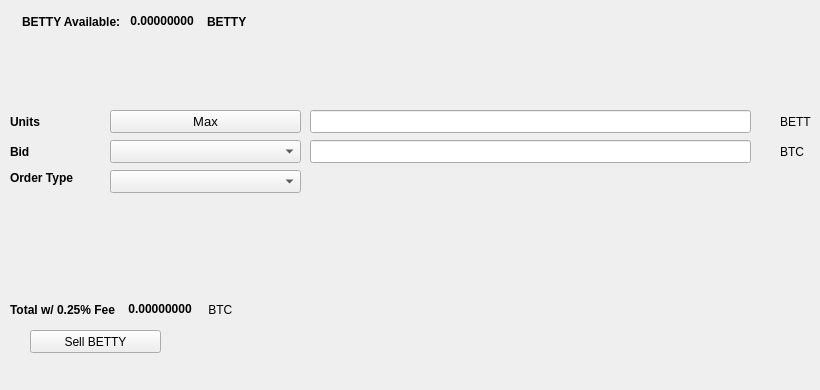
   <widget class="QWidget" name="SellTab">
    <attribute name="title">
     <string>Sell</string>
    </attribute>
    <widget class="QLabel" name="label_16">
     <property name="geometry">
      <rect>
       <x>780</x>
       <y>140</y>
       <width>31</width>
       <height>23</height>
      </rect>
     </property>
     <property name="text">
      <string>BTC</string>
     </property>
    </widget>
    <widget class="QComboBox" name="SellBidcomboBox">
     <property name="geometry">
      <rect>
       <x>110</x>
       <y>140</y>
       <width>191</width>
       <height>23</height>
      </rect>
     </property>
     <property name="font">
      <font>
       <pointsize>10</pointsize>
      </font>
     </property>
    </widget>
    <widget class="QLabel" name="label_18">
     <property name="geometry">
      <rect>
       <x>10</x>
       <y>110</y>
       <width>46</width>
       <height>23</height>
      </rect>
     </property>
     <property name="font">
      <font>
       <weight>75</weight>
       <bold>true</bold>
      </font>
     </property>
     <property name="text">
      <string>Units</string>
     </property>
    </widget>
    <widget class="QPushButton" name="Sell_Max_Amount">
     <property name="geometry">
      <rect>
       <x>110</x>
       <y>110</y>
       <width>191</width>
       <height>23</height>
      </rect>
     </property>
     <property name="font">
      <font>
       <pointsize>10</pointsize>
      </font>
     </property>
     <property name="text">
      <string>Max</string>
     </property>
    </widget>
    <widget class="QLabel" name="label_20">
     <property name="geometry">
      <rect>
       <x>10</x>
       <y>170</y>
       <width>91</width>
       <height>16</height>
      </rect>
     </property>
     <property name="font">
      <font>
       <weight>75</weight>
       <bold>true</bold>
      </font>
     </property>
     <property name="text">
      <string>Order Type</string>
     </property>
    </widget>
    <widget class="QComboBox" name="SellOrdertypeCombo">
     <property name="geometry">
      <rect>
       <x>110</x>
       <y>170</y>
       <width>191</width>
       <height>23</height>
      </rect>
     </property>
     <property name="font">
      <font>
       <pointsize>10</pointsize>
      </font>
     </property>
    </widget>
    <widget class="QLabel" name="label_21">
     <property name="geometry">
      <rect>
       <x>10</x>
       <y>140</y>
       <width>46</width>
       <height>23</height>
      </rect>
     </property>
     <property name="font">
      <font>
       <weight>75</weight>
       <bold>true</bold>
      </font>
     </property>
     <property name="text">
      <string>Bid</string>
     </property>
    </widget>
    <widget class="QLabel" name="label_22">
     <property name="geometry">
      <rect>
       <x>780</x>
       <y>110</y>
       <width>31</width>
       <height>23</height>
      </rect>
     </property>
     <property name="text">
      <string>BETTY</string>
     </property>
    </widget>
    <widget class="QLineEdit" name="UnitsInputBETTY">
     <property name="geometry">
      <rect>
       <x>310</x>
       <y>110</y>
       <width>441</width>
       <height>23</height>
      </rect>
     </property>
     <property name="font">
      <font>
       <pointsize>9</pointsize>
       <weight>75</weight>
       <bold>true</bold>
      </font>
     </property>
    </widget>
    <widget class="QLineEdit" name="SellBidPriceEdit">
     <property name="geometry">
      <rect>
       <x>310</x>
       <y>140</y>
       <width>441</width>
       <height>23</height>
      </rect>
     </property>
     <property name="font">
      <font>
       <pointsize>9</pointsize>
       <weight>75</weight>
       <bold>true</bold>
      </font>
     </property>
    </widget>
    <widget class="QPushButton" name="SellBETTYBTN">
     <property name="geometry">
      <rect>
       <x>30</x>
       <y>330</y>
       <width>131</width>
       <height>23</height>
      </rect>
     </property>
     <property name="text">
      <string>Sell BETTY</string>
     </property>
     <property name="icon">
      <iconset resource="../pivx">
       <normaloff>:/icons/bitcoin</normaloff>:/icons/bitcoin</iconset>
     </property>
    </widget>
    <widget class="QWidget" name="layoutWidget3">
     <property name="geometry">
      <rect>
       <x>22</x>
       <y>12</y>
       <width>258</width>
       <height>19</height>
      </rect>
     </property>
     <layout class="QHBoxLayout" name="horizontalLayout">
      <item>
       <widget class="QLabel" name="label232_2">
        <property name="font">
         <font>
          <weight>75</weight>
          <bold>true</bold>
         </font>
        </property>
        <property name="text">
         <string>BETTY Available:</string>
        </property>
       </widget>
      </item>
      <item>
       <widget class="QLabel" name="BETTYAvailableLabel">
        <property name="palette">
         <palette>
          <active>
           <colorrole role="WindowText">
            <brush brushstyle="SolidPattern">
             <color alpha="255">
              <red>0</red>
              <green>0</green>
              <blue>0</blue>
             </color>
            </brush>
           </colorrole>
           <colorrole role="Button">
            <brush brushstyle="SolidPattern">
             <color alpha="255">
              <red>0</red>
              <green>170</green>
              <blue>0</blue>
             </color>
            </brush>
           </colorrole>
           <colorrole role="Light">
            <brush brushstyle="SolidPattern">
             <color alpha="255">
              <red>0</red>
              <green>255</green>
              <blue>0</blue>
             </color>
            </brush>
           </colorrole>
           <colorrole role="Midlight">
            <brush brushstyle="SolidPattern">
             <color alpha="255">
              <red>0</red>
              <green>212</green>
              <blue>0</blue>
             </color>
            </brush>
           </colorrole>
           <colorrole role="Dark">
            <brush brushstyle="SolidPattern">
             <color alpha="255">
              <red>0</red>
              <green>85</green>
              <blue>0</blue>
             </color>
            </brush>
           </colorrole>
           <colorrole role="Mid">
            <brush brushstyle="SolidPattern">
             <color alpha="255">
              <red>0</red>
              <green>113</green>
              <blue>0</blue>
             </color>
            </brush>
           </colorrole>
           <colorrole role="Text">
            <brush brushstyle="SolidPattern">
             <color alpha="255">
              <red>0</red>
              <green>170</green>
              <blue>0</blue>
             </color>
            </brush>
           </colorrole>
           <colorrole role="BrightText">
            <brush brushstyle="SolidPattern">
             <color alpha="255">
              <red>255</red>
              <green>255</green>
              <blue>255</blue>
             </color>
            </brush>
           </colorrole>
           <colorrole role="ButtonText">
            <brush brushstyle="SolidPattern">
             <color alpha="255">
              <red>0</red>
              <green>0</green>
              <blue>0</blue>
             </color>
            </brush>
           </colorrole>
           <colorrole role="Base">
            <brush brushstyle="SolidPattern">
             <color alpha="255">
              <red>255</red>
              <green>255</green>
              <blue>255</blue>
             </color>
            </brush>
           </colorrole>
           <colorrole role="Window">
            <brush brushstyle="SolidPattern">
             <color alpha="255">
              <red>0</red>
              <green>170</green>
              <blue>0</blue>
             </color>
            </brush>
           </colorrole>
           <colorrole role="Shadow">
            <brush brushstyle="SolidPattern">
             <color alpha="255">
              <red>0</red>
              <green>0</green>
              <blue>0</blue>
             </color>
            </brush>
           </colorrole>
           <colorrole role="AlternateBase">
            <brush brushstyle="SolidPattern">
             <color alpha="255">
              <red>127</red>
              <green>212</green>
              <blue>127</blue>
             </color>
            </brush>
           </colorrole>
           <colorrole role="ToolTipBase">
            <brush brushstyle="SolidPattern">
             <color alpha="255">
              <red>255</red>
              <green>255</green>
              <blue>220</blue>
             </color>
            </brush>
           </colorrole>
           <colorrole role="ToolTipText">
            <brush brushstyle="SolidPattern">
             <color alpha="255">
              <red>0</red>
              <green>0</green>
              <blue>0</blue>
             </color>
            </brush>
           </colorrole>
          </active>
          <inactive>
           <colorrole role="WindowText">
            <brush brushstyle="SolidPattern">
             <color alpha="255">
              <red>0</red>
              <green>0</green>
              <blue>0</blue>
             </color>
            </brush>
           </colorrole>
           <colorrole role="Button">
            <brush brushstyle="SolidPattern">
             <color alpha="255">
              <red>0</red>
              <green>170</green>
              <blue>0</blue>
             </color>
            </brush>
           </colorrole>
           <colorrole role="Light">
            <brush brushstyle="SolidPattern">
             <color alpha="255">
              <red>0</red>
              <green>255</green>
              <blue>0</blue>
             </color>
            </brush>
           </colorrole>
           <colorrole role="Midlight">
            <brush brushstyle="SolidPattern">
             <color alpha="255">
              <red>0</red>
              <green>212</green>
              <blue>0</blue>
             </color>
            </brush>
           </colorrole>
           <colorrole role="Dark">
            <brush brushstyle="SolidPattern">
             <color alpha="255">
              <red>0</red>
              <green>85</green>
              <blue>0</blue>
             </color>
            </brush>
           </colorrole>
           <colorrole role="Mid">
            <brush brushstyle="SolidPattern">
             <color alpha="255">
              <red>0</red>
              <green>113</green>
              <blue>0</blue>
             </color>
            </brush>
           </colorrole>
           <colorrole role="Text">
            <brush brushstyle="SolidPattern">
             <color alpha="255">
              <red>0</red>
              <green>170</green>
              <blue>0</blue>
             </color>
            </brush>
           </colorrole>
           <colorrole role="BrightText">
            <brush brushstyle="SolidPattern">
             <color alpha="255">
              <red>255</red>
              <green>255</green>
              <blue>255</blue>
             </color>
            </brush>
           </colorrole>
           <colorrole role="ButtonText">
            <brush brushstyle="SolidPattern">
             <color alpha="255">
              <red>0</red>
              <green>0</green>
              <blue>0</blue>
             </color>
            </brush>
           </colorrole>
           <colorrole role="Base">
            <brush brushstyle="SolidPattern">
             <color alpha="255">
              <red>255</red>
              <green>255</green>
              <blue>255</blue>
             </color>
            </brush>
           </colorrole>
           <colorrole role="Window">
            <brush brushstyle="SolidPattern">
             <color alpha="255">
              <red>0</red>
              <green>170</green>
              <blue>0</blue>
             </color>
            </brush>
           </colorrole>
           <colorrole role="Shadow">
            <brush brushstyle="SolidPattern">
             <color alpha="255">
              <red>0</red>
              <green>0</green>
              <blue>0</blue>
             </color>
            </brush>
           </colorrole>
           <colorrole role="AlternateBase">
            <brush brushstyle="SolidPattern">
             <color alpha="255">
              <red>127</red>
              <green>212</green>
              <blue>127</blue>
             </color>
            </brush>
           </colorrole>
           <colorrole role="ToolTipBase">
            <brush brushstyle="SolidPattern">
             <color alpha="255">
              <red>255</red>
              <green>255</green>
              <blue>220</blue>
             </color>
            </brush>
           </colorrole>
           <colorrole role="ToolTipText">
            <brush brushstyle="SolidPattern">
             <color alpha="255">
              <red>0</red>
              <green>0</green>
              <blue>0</blue>
             </color>
            </brush>
           </colorrole>
          </inactive>
          <disabled>
           <colorrole role="WindowText">
            <brush brushstyle="SolidPattern">
             <color alpha="255">
              <red>0</red>
              <green>85</green>
              <blue>0</blue>
             </color>
            </brush>
           </colorrole>
           <colorrole role="Button">
            <brush brushstyle="SolidPattern">
             <color alpha="255">
              <red>0</red>
              <green>170</green>
              <blue>0</blue>
             </color>
            </brush>
           </colorrole>
           <colorrole role="Light">
            <brush brushstyle="SolidPattern">
             <color alpha="255">
              <red>0</red>
              <green>255</green>
              <blue>0</blue>
             </color>
            </brush>
           </colorrole>
           <colorrole role="Midlight">
            <brush brushstyle="SolidPattern">
             <color alpha="255">
              <red>0</red>
              <green>212</green>
              <blue>0</blue>
             </color>
            </brush>
           </colorrole>
           <colorrole role="Dark">
            <brush brushstyle="SolidPattern">
             <color alpha="255">
              <red>0</red>
              <green>85</green>
              <blue>0</blue>
             </color>
            </brush>
           </colorrole>
           <colorrole role="Mid">
            <brush brushstyle="SolidPattern">
             <color alpha="255">
              <red>0</red>
              <green>113</green>
              <blue>0</blue>
             </color>
            </brush>
           </colorrole>
           <colorrole role="Text">
            <brush brushstyle="SolidPattern">
             <color alpha="255">
              <red>0</red>
              <green>85</green>
              <blue>0</blue>
             </color>
            </brush>
           </colorrole>
           <colorrole role="BrightText">
            <brush brushstyle="SolidPattern">
             <color alpha="255">
              <red>255</red>
              <green>255</green>
              <blue>255</blue>
             </color>
            </brush>
           </colorrole>
           <colorrole role="ButtonText">
            <brush brushstyle="SolidPattern">
             <color alpha="255">
              <red>0</red>
              <green>85</green>
              <blue>0</blue>
             </color>
            </brush>
           </colorrole>
           <colorrole role="Base">
            <brush brushstyle="SolidPattern">
             <color alpha="255">
              <red>0</red>
              <green>170</green>
              <blue>0</blue>
             </color>
            </brush>
           </colorrole>
           <colorrole role="Window">
            <brush brushstyle="SolidPattern">
             <color alpha="255">
              <red>0</red>
              <green>170</green>
              <blue>0</blue>
             </color>
            </brush>
           </colorrole>
           <colorrole role="Shadow">
            <brush brushstyle="SolidPattern">
             <color alpha="255">
              <red>0</red>
              <green>0</green>
              <blue>0</blue>
             </color>
            </brush>
           </colorrole>
           <colorrole role="AlternateBase">
            <brush brushstyle="SolidPattern">
             <color alpha="255">
              <red>0</red>
              <green>170</green>
              <blue>0</blue>
             </color>
            </brush>
           </colorrole>
           <colorrole role="ToolTipBase">
            <brush brushstyle="SolidPattern">
             <color alpha="255">
              <red>255</red>
              <green>255</green>
              <blue>220</blue>
             </color>
            </brush>
           </colorrole>
           <colorrole role="ToolTipText">
            <brush brushstyle="SolidPattern">
             <color alpha="255">
              <red>0</red>
              <green>0</green>
              <blue>0</blue>
             </color>
            </brush>
           </colorrole>
          </disabled>
         </palette>
        </property>
        <property name="font">
         <font>
          <weight>75</weight>
          <bold>true</bold>
         </font>
        </property>
        <property name="text">
         <string> 0.00000000 </string>
        </property>
        <property name="textInteractionFlags">
         <set>Qt::LinksAccessibleByMouse|Qt::TextSelectableByKeyboard|Qt::TextSelectableByMouse</set>
        </property>
       </widget>
      </item>
      <item>
       <widget class="QLabel" name="labelBETTY">
        <property name="font">
         <font>
          <weight>75</weight>
          <bold>true</bold>
         </font>
        </property>
        <property name="text">
         <string>BETTY</string>
        </property>
       </widget>
      </item>
     </layout>
    </widget>
    <widget class="QWidget" name="layoutWidget">
     <property name="geometry">
      <rect>
       <x>10</x>
       <y>300</y>
       <width>268</width>
       <height>19</height>
      </rect>
     </property>
     <layout class="QHBoxLayout" name="horizontalLayout_2">
      <item>
       <widget class="QLabel" name="label_19">
        <property name="font">
         <font>
          <weight>75</weight>
          <bold>true</bold>
         </font>
        </property>
        <property name="text">
         <string>Total w/ 0.25% Fee </string>
        </property>
       </widget>
      </item>
      <item>
       <widget class="QLabel" name="SellCostLabel">
        <property name="palette">
         <palette>
          <active>
           <colorrole role="WindowText">
            <brush brushstyle="SolidPattern">
             <color alpha="255">
              <red>0</red>
              <green>0</green>
              <blue>0</blue>
             </color>
            </brush>
           </colorrole>
           <colorrole role="Button">
            <brush brushstyle="SolidPattern">
             <color alpha="255">
              <red>0</red>
              <green>170</green>
              <blue>0</blue>
             </color>
            </brush>
           </colorrole>
           <colorrole role="Light">
            <brush brushstyle="SolidPattern">
             <color alpha="255">
              <red>0</red>
              <green>255</green>
              <blue>0</blue>
             </color>
            </brush>
           </colorrole>
           <colorrole role="Midlight">
            <brush brushstyle="SolidPattern">
             <color alpha="255">
              <red>0</red>
              <green>212</green>
              <blue>0</blue>
             </color>
            </brush>
           </colorrole>
           <colorrole role="Dark">
            <brush brushstyle="SolidPattern">
             <color alpha="255">
              <red>0</red>
              <green>85</green>
              <blue>0</blue>
             </color>
            </brush>
           </colorrole>
           <colorrole role="Mid">
            <brush brushstyle="SolidPattern">
             <color alpha="255">
              <red>0</red>
              <green>113</green>
              <blue>0</blue>
             </color>
            </brush>
           </colorrole>
           <colorrole role="Text">
            <brush brushstyle="SolidPattern">
             <color alpha="255">
              <red>0</red>
              <green>170</green>
              <blue>0</blue>
             </color>
            </brush>
           </colorrole>
           <colorrole role="BrightText">
            <brush brushstyle="SolidPattern">
             <color alpha="255">
              <red>255</red>
              <green>255</green>
              <blue>255</blue>
             </color>
            </brush>
           </colorrole>
           <colorrole role="ButtonText">
            <brush brushstyle="SolidPattern">
             <color alpha="255">
              <red>0</red>
              <green>0</green>
              <blue>0</blue>
             </color>
            </brush>
           </colorrole>
           <colorrole role="Base">
            <brush brushstyle="SolidPattern">
             <color alpha="255">
              <red>255</red>
              <green>255</green>
              <blue>255</blue>
             </color>
            </brush>
           </colorrole>
           <colorrole role="Window">
            <brush brushstyle="SolidPattern">
             <color alpha="255">
              <red>0</red>
              <green>170</green>
              <blue>0</blue>
             </color>
            </brush>
           </colorrole>
           <colorrole role="Shadow">
            <brush brushstyle="SolidPattern">
             <color alpha="255">
              <red>0</red>
              <green>0</green>
              <blue>0</blue>
             </color>
            </brush>
           </colorrole>
           <colorrole role="AlternateBase">
            <brush brushstyle="SolidPattern">
             <color alpha="255">
              <red>127</red>
              <green>212</green>
              <blue>127</blue>
             </color>
            </brush>
           </colorrole>
           <colorrole role="ToolTipBase">
            <brush brushstyle="SolidPattern">
             <color alpha="255">
              <red>255</red>
              <green>255</green>
              <blue>220</blue>
             </color>
            </brush>
           </colorrole>
           <colorrole role="ToolTipText">
            <brush brushstyle="SolidPattern">
             <color alpha="255">
              <red>0</red>
              <green>0</green>
              <blue>0</blue>
             </color>
            </brush>
           </colorrole>
          </active>
          <inactive>
           <colorrole role="WindowText">
            <brush brushstyle="SolidPattern">
             <color alpha="255">
              <red>0</red>
              <green>0</green>
              <blue>0</blue>
             </color>
            </brush>
           </colorrole>
           <colorrole role="Button">
            <brush brushstyle="SolidPattern">
             <color alpha="255">
              <red>0</red>
              <green>170</green>
              <blue>0</blue>
             </color>
            </brush>
           </colorrole>
           <colorrole role="Light">
            <brush brushstyle="SolidPattern">
             <color alpha="255">
              <red>0</red>
              <green>255</green>
              <blue>0</blue>
             </color>
            </brush>
           </colorrole>
           <colorrole role="Midlight">
            <brush brushstyle="SolidPattern">
             <color alpha="255">
              <red>0</red>
              <green>212</green>
              <blue>0</blue>
             </color>
            </brush>
           </colorrole>
           <colorrole role="Dark">
            <brush brushstyle="SolidPattern">
             <color alpha="255">
              <red>0</red>
              <green>85</green>
              <blue>0</blue>
             </color>
            </brush>
           </colorrole>
           <colorrole role="Mid">
            <brush brushstyle="SolidPattern">
             <color alpha="255">
              <red>0</red>
              <green>113</green>
              <blue>0</blue>
             </color>
            </brush>
           </colorrole>
           <colorrole role="Text">
            <brush brushstyle="SolidPattern">
             <color alpha="255">
              <red>0</red>
              <green>170</green>
              <blue>0</blue>
             </color>
            </brush>
           </colorrole>
           <colorrole role="BrightText">
            <brush brushstyle="SolidPattern">
             <color alpha="255">
              <red>255</red>
              <green>255</green>
              <blue>255</blue>
             </color>
            </brush>
           </colorrole>
           <colorrole role="ButtonText">
            <brush brushstyle="SolidPattern">
             <color alpha="255">
              <red>0</red>
              <green>0</green>
              <blue>0</blue>
             </color>
            </brush>
           </colorrole>
           <colorrole role="Base">
            <brush brushstyle="SolidPattern">
             <color alpha="255">
              <red>255</red>
              <green>255</green>
              <blue>255</blue>
             </color>
            </brush>
           </colorrole>
           <colorrole role="Window">
            <brush brushstyle="SolidPattern">
             <color alpha="255">
              <red>0</red>
              <green>170</green>
              <blue>0</blue>
             </color>
            </brush>
           </colorrole>
           <colorrole role="Shadow">
            <brush brushstyle="SolidPattern">
             <color alpha="255">
              <red>0</red>
              <green>0</green>
              <blue>0</blue>
             </color>
            </brush>
           </colorrole>
           <colorrole role="AlternateBase">
            <brush brushstyle="SolidPattern">
             <color alpha="255">
              <red>127</red>
              <green>212</green>
              <blue>127</blue>
             </color>
            </brush>
           </colorrole>
           <colorrole role="ToolTipBase">
            <brush brushstyle="SolidPattern">
             <color alpha="255">
              <red>255</red>
              <green>255</green>
              <blue>220</blue>
             </color>
            </brush>
           </colorrole>
           <colorrole role="ToolTipText">
            <brush brushstyle="SolidPattern">
             <color alpha="255">
              <red>0</red>
              <green>0</green>
              <blue>0</blue>
             </color>
            </brush>
           </colorrole>
          </inactive>
          <disabled>
           <colorrole role="WindowText">
            <brush brushstyle="SolidPattern">
             <color alpha="255">
              <red>0</red>
              <green>85</green>
              <blue>0</blue>
             </color>
            </brush>
           </colorrole>
           <colorrole role="Button">
            <brush brushstyle="SolidPattern">
             <color alpha="255">
              <red>0</red>
              <green>170</green>
              <blue>0</blue>
             </color>
            </brush>
           </colorrole>
           <colorrole role="Light">
            <brush brushstyle="SolidPattern">
             <color alpha="255">
              <red>0</red>
              <green>255</green>
              <blue>0</blue>
             </color>
            </brush>
           </colorrole>
           <colorrole role="Midlight">
            <brush brushstyle="SolidPattern">
             <color alpha="255">
              <red>0</red>
              <green>212</green>
              <blue>0</blue>
             </color>
            </brush>
           </colorrole>
           <colorrole role="Dark">
            <brush brushstyle="SolidPattern">
             <color alpha="255">
              <red>0</red>
              <green>85</green>
              <blue>0</blue>
             </color>
            </brush>
           </colorrole>
           <colorrole role="Mid">
            <brush brushstyle="SolidPattern">
             <color alpha="255">
              <red>0</red>
              <green>113</green>
              <blue>0</blue>
             </color>
            </brush>
           </colorrole>
           <colorrole role="Text">
            <brush brushstyle="SolidPattern">
             <color alpha="255">
              <red>0</red>
              <green>85</green>
              <blue>0</blue>
             </color>
            </brush>
           </colorrole>
           <colorrole role="BrightText">
            <brush brushstyle="SolidPattern">
             <color alpha="255">
              <red>255</red>
              <green>255</green>
              <blue>255</blue>
             </color>
            </brush>
           </colorrole>
           <colorrole role="ButtonText">
            <brush brushstyle="SolidPattern">
             <color alpha="255">
              <red>0</red>
              <green>85</green>
              <blue>0</blue>
             </color>
            </brush>
           </colorrole>
           <colorrole role="Base">
            <brush brushstyle="SolidPattern">
             <color alpha="255">
              <red>0</red>
              <green>170</green>
              <blue>0</blue>
             </color>
            </brush>
           </colorrole>
           <colorrole role="Window">
            <brush brushstyle="SolidPattern">
             <color alpha="255">
              <red>0</red>
              <green>170</green>
              <blue>0</blue>
             </color>
            </brush>
           </colorrole>
           <colorrole role="Shadow">
            <brush brushstyle="SolidPattern">
             <color alpha="255">
              <red>0</red>
              <green>0</green>
              <blue>0</blue>
             </color>
            </brush>
           </colorrole>
           <colorrole role="AlternateBase">
            <brush brushstyle="SolidPattern">
             <color alpha="255">
              <red>0</red>
              <green>170</green>
              <blue>0</blue>
             </color>
            </brush>
           </colorrole>
           <colorrole role="ToolTipBase">
            <brush brushstyle="SolidPattern">
             <color alpha="255">
              <red>255</red>
              <green>255</green>
              <blue>220</blue>
             </color>
            </brush>
           </colorrole>
           <colorrole role="ToolTipText">
            <brush brushstyle="SolidPattern">
             <color alpha="255">
              <red>0</red>
              <green>0</green>
              <blue>0</blue>
             </color>
            </brush>
           </colorrole>
          </disabled>
         </palette>
        </property>
        <property name="font">
         <font>
          <weight>75</weight>
          <bold>true</bold>
         </font>
        </property>
        <property name="autoFillBackground">
         <bool>false</bool>
        </property>
        <property name="text">
         <string> 0.00000000</string>
        </property>
        <property name="textInteractionFlags">
         <set>Qt::LinksAccessibleByMouse|Qt::TextSelectableByMouse</set>
        </property>
       </widget>
      </item>
      <item>
       <widget class="QLabel" name="label_17">
        <property name="font">
         <font>
          <weight>50</weight>
          <bold>false</bold>
         </font>
        </property>
        <property name="text">
         <string> BTC</string>
        </property>
       </widget>
      </item>
     </layout>
    </widget>
    <widget class="QLabel" name="label_23">
     <property name="geometry">
      <rect>
       <x>460</x>
       <y>300</y>
       <width>281</width>
       <height>81</height>
      </rect>
     </property>
     <property name="text">
      <string/>
     </property>
     <property name="pixmap">
      <pixmap>:/images/bittrex</pixmap>
     </property>
    </widget>
   </widget>
